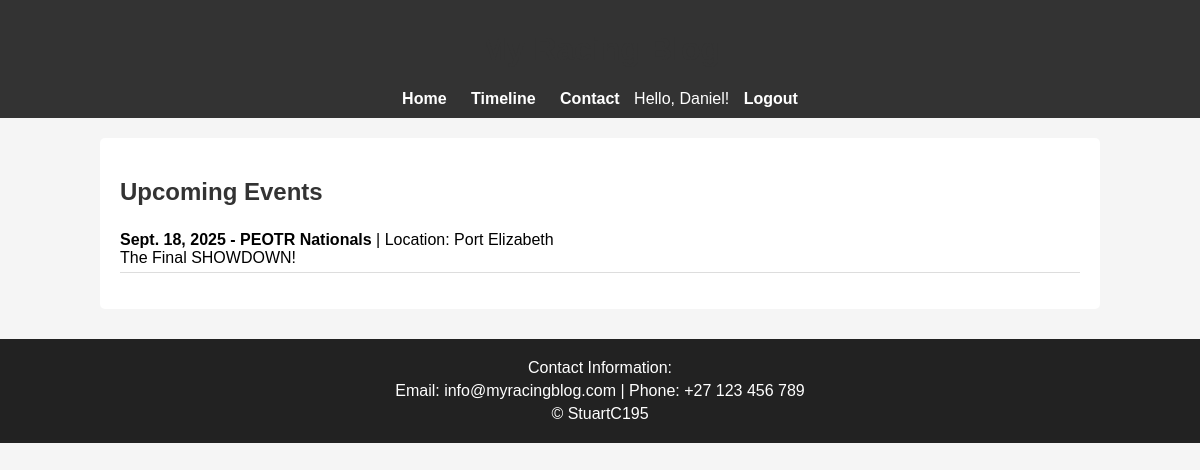
Screenshot of /contact/ (signed in) with the database file from the repository.
### main/models.py (models this page shows, shortened)
class Event(models.Model):
    name = models.CharField(max_length=200)
    date = models.DateField()
    location = models.CharField(max_length=200, blank=True)
    description = models.TextField(blank=True)

### main/views.py (the view)
# urls.py: path('contact/', views.contact, name='contact'),
def contact(request):
    events = Event.objects.order_by('date')
    return render(request, 'contact.html', {'events': events})

### main/templates/contact.html
{% load static %}
<link rel="stylesheet" href="{% static 'css/style.css' %}">
<header>
    <h1>My Racing Blog</h1>
    <nav>
        <a href="{% url 'home' %}">Home</a>
        <a href="{% url 'timeline' %}">Timeline</a>
        <a href="{% url 'contact' %}">Contact</a>
        {% if user.is_authenticated %}
            <span>Hello, {{ user.username }}!</span>
            <a href="{% url 'logout' %}">Logout</a>
        {% else %}
            <a href="{% url 'login' %}">Login</a>
            <a href="{% url 'register' %}">Register</a>
        {% endif %}
    </nav>
</header>
<div class="container">
<h2>Upcoming Events</h2>
<ul>
  {% for event in events %}
    <li>
      <strong>{{ event.date }} - {{ event.name }}</strong>
      {% if event.location %} | Location: {{ event.location }}{% endif %}
      {% if event.description %}<br>{{ event.description }}{% endif %}
    </li>
  {% empty %}
    <li>No upcoming events yet.</li>
  {% endfor %}
</ul>
</div>
<footer>
    <div class="footer-container">
        <p>Contact Information:</p>
        <p>Email: info@myracingblog.com | Phone: +27 123 456 789</p>
        <p>&copy; StuartC195</p>
    </div>
</footer>

### main/static/css/style.css (style rules this page uses)
header { background-color: #333; color: white; padding: 10px 0; text-align: center; }
nav a { color: white; text-decoration: none; margin: 0 10px; font-weight: bold; }
.container { width: 80%; margin: 20px auto; background-color: white; padding: 20px; border-radius: 5px; }
h1, h2 { color: #333; }
ul { list-style: none; padding: 0; }
ul li { padding: 5px 0; border-bottom: 1px solid #ddd; }
footer { background-color: #222; color: #fff; padding: 15px 0; text-align: center; margin-top: 30px; }
.footer-container p { margin: 5px 0; }

### rows the page displays
Event: date "Sept. 18, 2025", name "PEOTR Nationals", location "Port Elizabeth", description "The Final SHOWDOWN!"

### other values shown
{{ user.username }} "Daniel"
